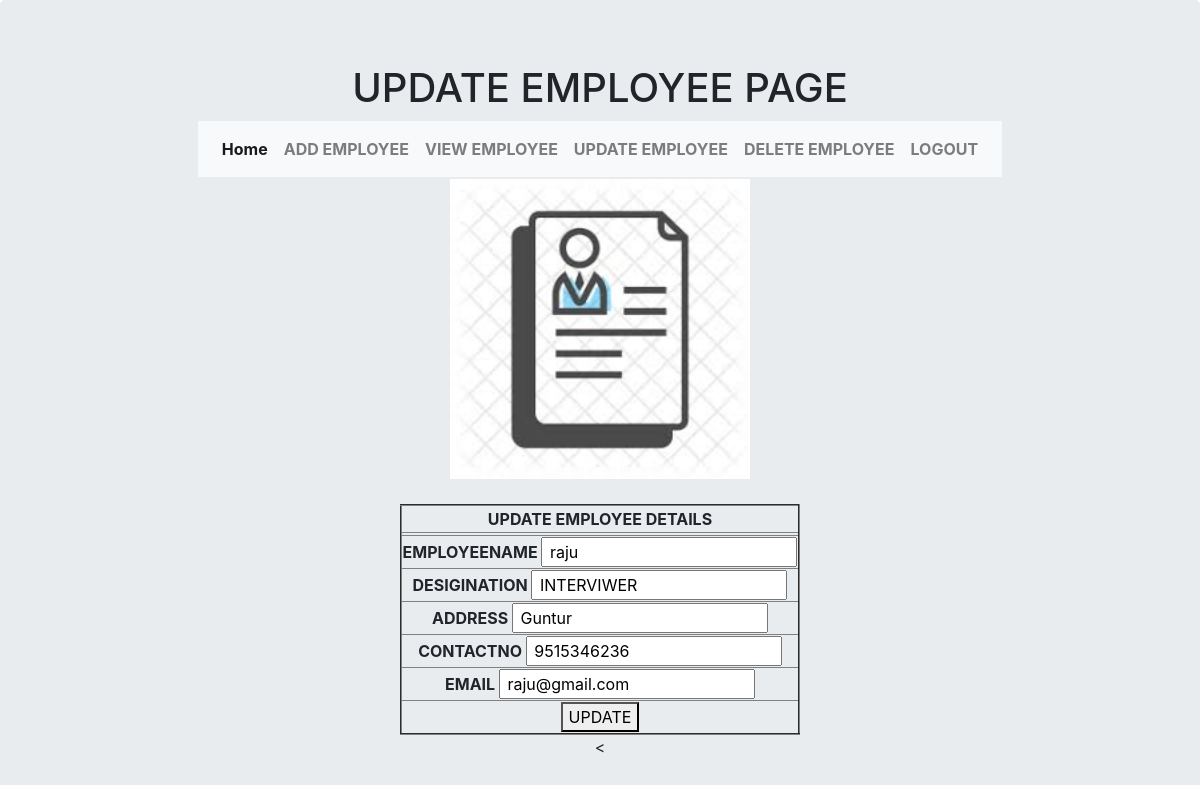
The app's page /update_employee_details/?empid=16 with its own data.
### Hradmin/models.py (models this page shows)
class AddEmployeeModel(models.Model):
    des =(
        ('MANAGER','MANAGER'),
        ('HRHEAD','HRHEAD'),
        ('INTERVIWER','INTERVIWER'),
        ('EMPLOYEE','EMPLOYEE')
    )
    EMPLOYEENAME =  models.CharField(max_length=30, unique=True)
    PASSWORD     =  models.CharField(max_length=30)
    DESIGNATION  =  models.CharField(max_length=30,choices=des)
    ADDRESS      =  models.CharField(max_length=50)
    CONTACTNO    =  models.IntegerField()
    EMAIL        =  models.EmailField()

### Hradmin/views.py (the view, shortened to what this page needs)
# urls.py: path('update_employee_details/',views.UpdateEmployeeDetails.as_view(),name="update_employee_details"),
class UpdateEmployeeDetails(View):
    def get(self,request):
        id = request.GET["empid"]
        r = AddEmployeeModel.objects.get(id=id)
        return render(request, "HRadmin/update_employee.html", {"data": r})

### templates/HRadmin/update_employee.html (shortened to what this page needs)
{% load static %}
<!doctype html>
<html lang="en">
  <head>
    <link rel="stylesheet" href="https://stackpath.bootstrapcdn.com/bootstrap/4.4.1/css/bootstrap.min.css">
  </head>
  <body>
       <div class="jumbotron text-center">
           <h1 >UPDATE  EMPLOYEE PAGE</h1>
         <table align="center" border="0">
        <tr><th>
            <nav class="navbar navbar-expand-sm bg-light navbar-light">
                <ul class="navbar-nav">
                       <li class="nav-item active">
                           <a class="nav-link" href="{% url 'index' %}">Home</a>
                       </li>
                       <li class="nav-item">
                           <a class="nav-link" href="{% url 'add_employee_page' %}">ADD EMPLOYEE</a>
                       </li>
                      <li class="nav-item">
                            <a class="nav-link" href="{% url 'view_employee_details' %}">VIEW EMPLOYEE</a>
                      </li>
                      <li class="nav-item">
                            <a class="nav-link" href="{% url 'update' %}">UPDATE EMPLOYEE</a>
                      </li>
                      <li class="nav-item">
                            <a class="nav-link" href="{%  url 'delete' %}">DELETE EMPLOYEE</a>
                      </li>
                     <li class="nav-item">
                            <a class="nav-link" href="{% url 'admin_login_page' %}">LOGOUT</a>
                      </li>
                </ul>
            </nav>
         </th>
    </tr>
        {% block common %}
    <tr>
         <th style="text-align: center">
             <img src="{% static 'images/image66.jpg' %} " style="text-align: center;background: lightcyan" width="300" height="300">
         </th>
    </tr>
{% endblock %}
         <form action="{% url 'update_employee_details' %}" method="post">
<table align="center" border="2">
    <tr><th>UPDATE EMPLOYEE DETAILS</th></tr><br>
    <tr><th><input type="hidden" value="{{ data.id }}" name="e2"></th>
     <tr>   <th>  EMPLOYEENAME <input type="text"  value=" {{ data.EMPLOYEENAME }}"   name="e1"> </th>
       <tr> <th>  DESIGINATION <input type="text"  value=" {{ data.DESIGNATION }}"    name="e3"> </th>
      <tr>  <th>  ADDRESS      <input type="text"  value=" {{ data.ADDRESS}}"         name="e4"> </th>
       <tr> <th>  CONTACTNO    <input type="text"  value=" {{ data.CONTACTNO }}"      name="e5"> </th>
       <tr> <th>  EMAIL        <input type="text"  value=" {{ data.EMAIL}}"           name="e6"> </th> </tr>
    <tr><th><button type="submit">UPDATE</button></th></tr>
</table>
</form>
    <
</table>
  </div>
  </body>
</html>

### records on screen
AddEmployeeModel: e1 "raju", e3 "INTERVIWER", e4 "Guntur", e5 "9515346236", e6 "raju@gmail.com"
